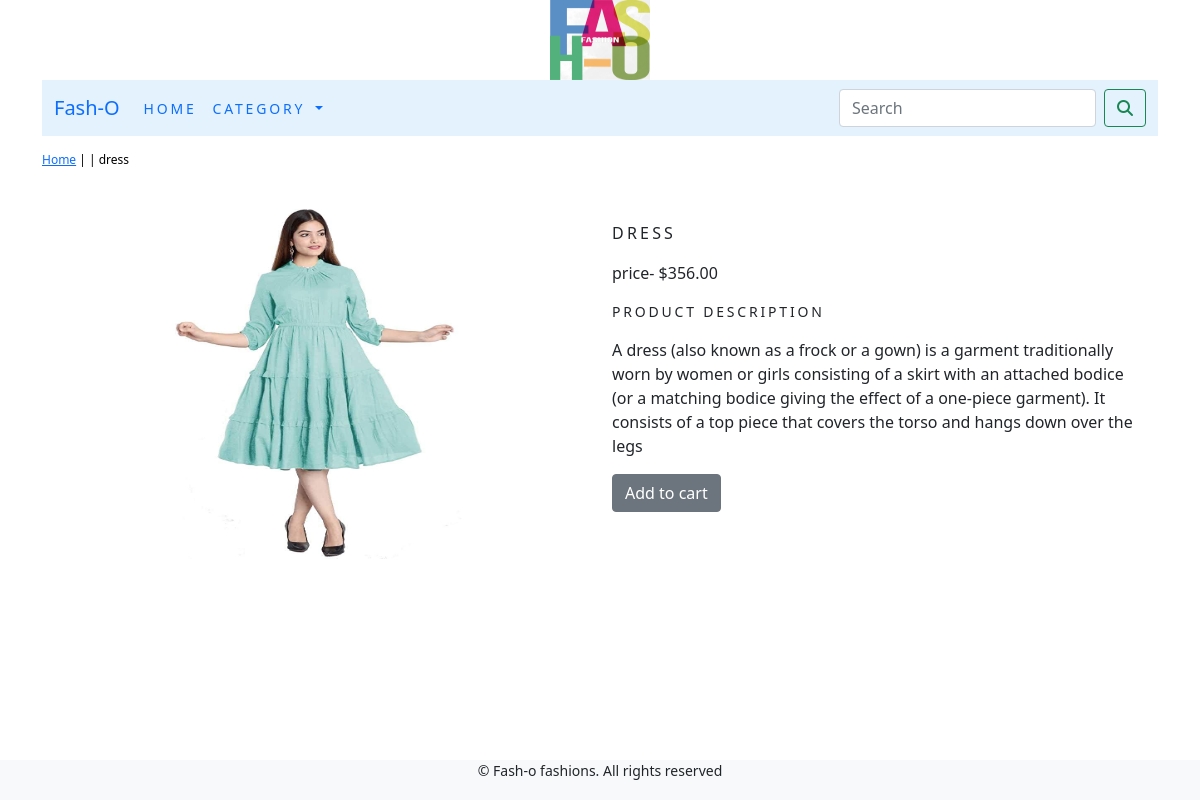
The page /detail/21/ on the database its author committed.
### ecomapp/models.py (models this page shows, shortened)
class Product(models.Model):
    name = models.CharField(max_length=200, unique=True)
    description = models.TextField(blank=True)
    price = models.DecimalField(max_digits=10, decimal_places=2)
    image = models.ImageField(upload_to='products', blank=True)
    stock = models.IntegerField()
    available = models.BooleanField(default=True)
    created = models.DateTimeField(auto_now_add=True)
    updated = models.DateTimeField(auto_now=True)
    class Meta:
        ordering = ('name',)
        verbose_name = 'product'
        verbose_name_plural = 'products'

### ecomapp/views.py (the view)
# urls.py: path('detail/<int:id>/', views.ProDetail, name='ProCatDetail'),
def  ProDetail(request,id):
    try:
        product = Product.objects.get(id=id)
    except  Exception as e:
        raise e
    return render(request, "product.html", {'product': product})

### cart/context_processors.py (called while the page is built)
def counter(request):
    item_count = 0
    if 'admin' in request.path:
        return {}
    else:
        try:
            cart = Cart.objects.filter(cart_id=_cart_id(request))
            kart_items = CartItem.objects.all().filter(cart=cart[:1])
            for cart_item in kart_items:
                item_count += cart_item.quantity
        except  Cart.DoesNotExist:
            item_count = 0
    return dict(item_count=item_count)

### cart/views.py (called while the page is built)
def _cart_id(request):
    cart = request.session.session_key
    if not cart:
        cart = request.session.create()
    return cart

### templates/product.html (shortened to what this page needs)
{%  extends  'base.html'  %}
{%  load static  %}
{%  block content  %}
<div  class="row  my_prod_row_class">
    <div   class="mx_auto">
        <p> <a  href="{%  url  'ecomapp:allProdCat'  %}">Home</a>  |  <a href="{{product.category.get_url}}">{{product.category}}</a> | {{product.name}}</p>
</div>
<div  class="container">
    <br>
    <div  class="row">
        <div  class="col-12  col-sm-12  col-md-12  col-lg-6  text-center">
            <div  style="min-width:18rem">
                <img  src="{{product.image.url}}"   alt="{{product.name}}" style="width:300px;height:350px;">
            </div>
        </div>
        <div  class="col-12  col-sm-12  col-md-12  col-lg-6">
            <div>
                <h1  class="my_prod_title">{{product.name}}</h1>
                <p>price- ${{product.price}}</p>
                <p  class="my_title"> Product Description</p>
                <p class="text-justify   my_prod_text">{{product.description}}</p>
                {%  if product.stock  <=  0  %}
                    <p class="text-justify    my_prod_text"> <b>Out of stock</b></p>
                {%  else  %}
                    <a class="btn btn-secondary" href="{%  url  'cart:add_cart'   product.id   %}">Add to cart</a>
                {%   endif   %}
            </div>
        </div>
    </div>
</div>
</div>
{%  endblock  %}

### static/css/custom.css (style rules this page uses)
.my_title { font-size : 14px; text-transform : uppercase; letter-spacing : .2em; }
.my_prod_row_class { padding-top:15px; padding-bottom:20px; }
.my_prod_row_class .mx_auto { color:#000; font-size:12px; text-decoration:none; }
.my_prod_title { font-size:16px; text-transform:uppercase; letter-spacing:.2em; padding-top:15px; padding-bottom:10px; }
.my_prod_text { padding-right:20px; }

### rows shown on the page
Product: name "dress", image (picture), name "DRESS", price "356.00", description "A dress (also known as a frock or a gown) is a garment traditionally worn by women or girls consisting of a skirt with an attached bodice (or a matching bodice giving the effect of a one-piece garment). It consists of a top piece that covers the torso and hangs down over the legs"
